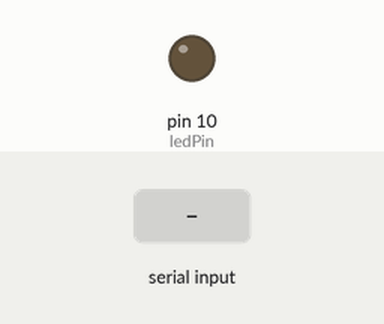
Simulated run of this sketch. Board: Arduino Uno, built with avr-gcc and run on an emulated ATmega328P. On the bench: output pins drawn as LEDs (lit = HIGH). The test bench sets the inputs (shaded band).

Above: at 1.2 s.
1.3 s: "1" received over Serial
At 2.1 s:
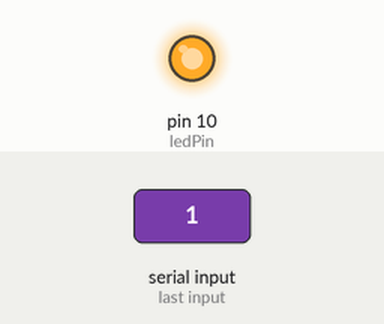
2.9 s: "0" received over Serial
At 3.4 s:
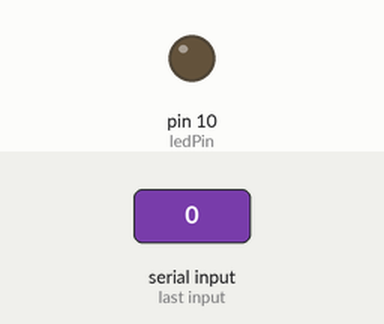
Timing chart, 0 to 5.9 s (numbered marks = the images above; inputs shaded):
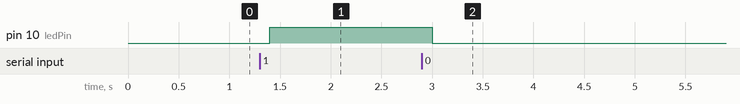

Measured:
- after the input at 1.3 s, pin 10 (ledPin): LOW → HIGH after 0.10 s
- after the input at 2.9 s, pin 10 (ledPin): HIGH → LOW after 0.10 s

The sketch:

LEDController.ino
```cpp
/*
Project: LED Controller
Function: We are going to control red LED attached to the digital pin 10 of Arduino Uno via Bluetooth
          through the Android App (made with MIT APP inventor 2)
Credits: ACOPTEX.COM http://acoptex.com
 */

int ledPin = 10;//red LED attached to Arduino pin 10
int state;

void setup() {
  Serial.begin(9600);   // initialize serial communication at 9600 bps
  pinMode(ledPin, OUTPUT); // set the LED digital pin as an Output.

}

void loop() {

  if(Serial.available() > 0){
      state = Serial.read();}

  if (state == '1') {
      digitalWrite(ledPin, HIGH);}   // turn the red LED ON (The voltage level is HIGH)

  else if (state == '0') {
      digitalWrite(ledPin, LOW);}    // turn the LED OFF (The voltage level is LOW)

  delay(100);                     // wait for 100ms

}
```
